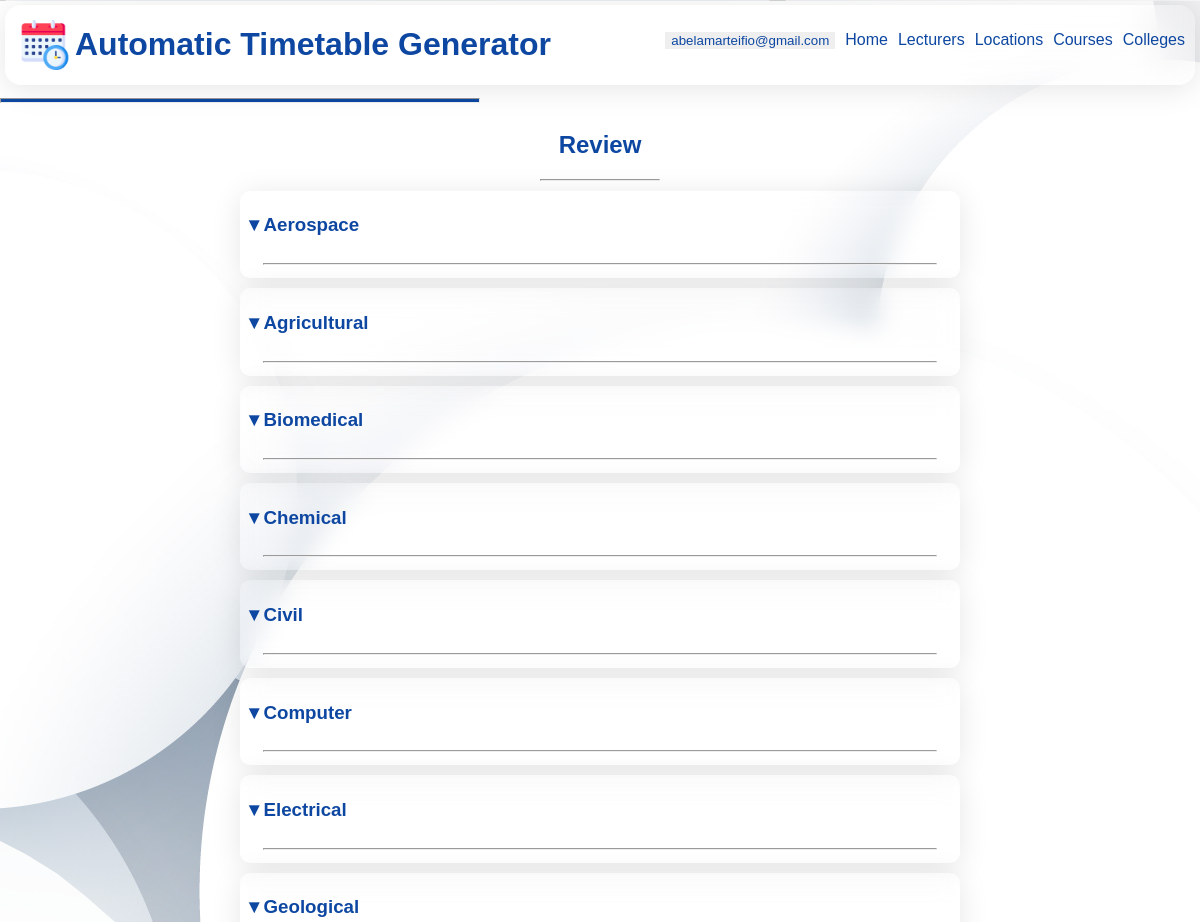
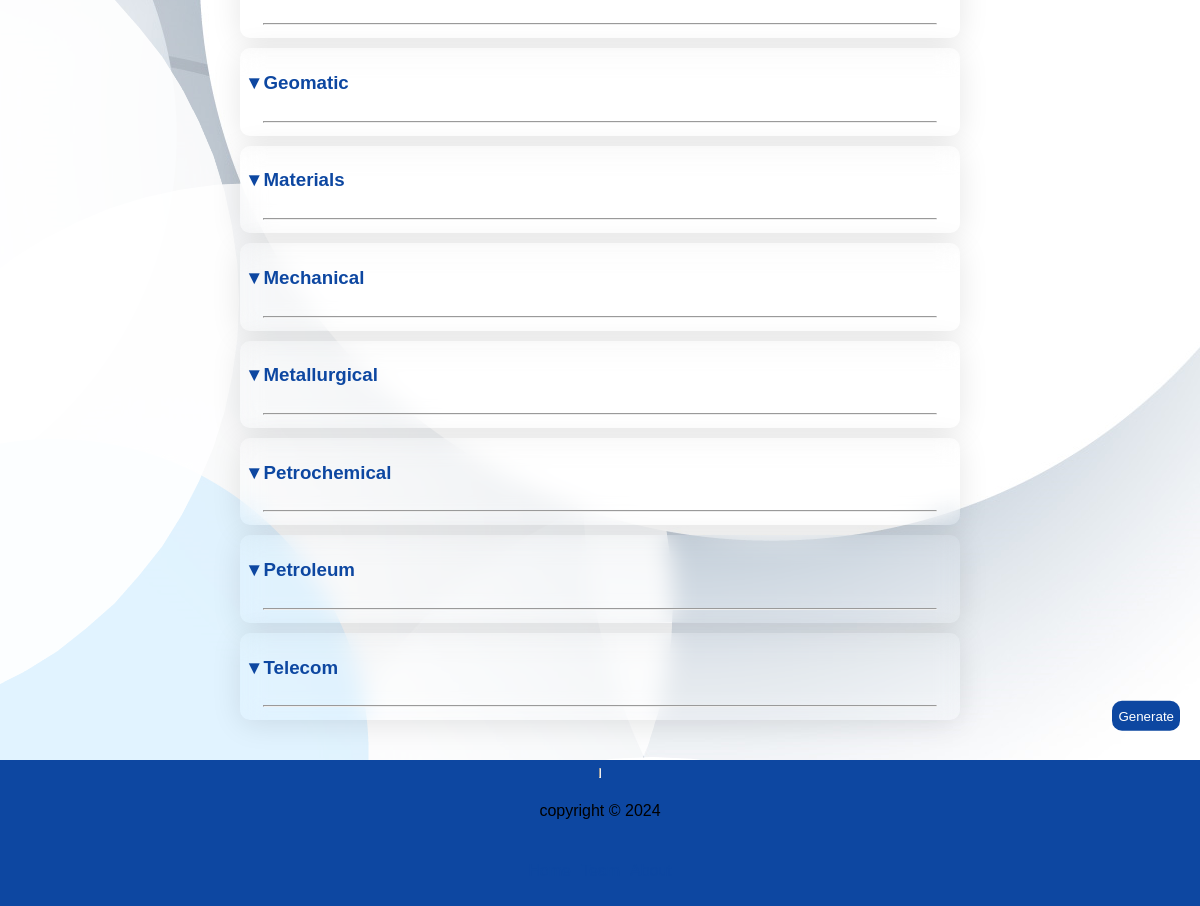
Page /abelamarteifio@gmail.com/select/1/viewselected on the committed database (2 pictures, top to bottom).
### webversion/models.py (models this page shows, shortened)
class UserAccount(models.Model):
    email = models.EmailField(null=True, max_length=255)
    password = models.CharField(max_length=255, null=True)

class Department(models.Model):
    name = models.CharField(max_length=255, null=True)
    code = models.CharField(max_length=50, null=True)
    college_main = models.ForeignKey("College", on_delete=models.CASCADE, related_name="department_college", null=True)
    college = models.CharField(max_length=255, null=True)
    max_yg = models.PositiveSmallIntegerField(default=4, null=True)
    creator = models.ForeignKey(UserAccount, on_delete=models.CASCADE, related_name="department_creator", null=True)
    limited = models.BooleanField(null=True)

### webversion/views.py (the view)
# urls.py: path("<str:email>/select/<int:college_id>/viewselected", views.viewSelected, name="viewSelected"),
def viewSelected(request, college_id, email):
    user_id = UserAccount.objects.get(email=email).id
    template = loader.get_template("vscourses.html")
    courses = Course.objects.filter(creator_id=user_id)
    departments = Department.objects.filter(college_main_id=college_id)
    year_groups = [i for i in range(1,20+1)]
    temp_list =[]
    for x in courses:
        if x.id in selected_courses:
            temp_list.append(x)
    print("temp list is : ", temp_list)
    context = {
        "y_gs": year_groups, "college":college_id, "departments": departments,
          "list":temp_list, "email":email
    }
    return HttpResponse(template.render(context, request))

### webversion/Templates/vscourses.html (shortened to what this page needs)
{% extends 'main.html' %}
{% block content %}
<div class="viewselected">
    <h2>review</h2>
    <hr width="10%">
    <div class="top">
       {% for department in departments %}
       <div class="big">
        <h3 onclick="dropDown()"><span class="drpsymbol">&#x25bc;</span>{{ department.name }}</h3>
        <hr width="95%">
       </div>
       {% endfor %}
    </div>
    <div class="bottom">
        <form>
            <button type="submit" id="generate" formmethod="post" formaction="{% url 'generate' email college %}">
                Generate
            </button>
        </form>
    </div>
</div>
{% endblock %}

### webversion/Templates/main.html (shortened to what this page needs)
{% load static %}
<!DOCTYPE html>
<html lang="en">
<head>
    <link rel="stylesheet" href="{% static 'style.css' %}">
</head>
<body id="main-body">
    <header id="header">
        <div class="subHead">
            <div class="logo">
                    <img src="{% static 'logo.png' %}" alt="logo" width="50px" height="50px"/>
                <h1>Automatic Timetable Generator</h1>
            </div>
            <nav class="TopNavBar">
                <ul>
                    {% if email %}
                    <li>
                        <button id="email1" type="button" onclick="uPanel()">
                            {{email}}
                        </button>
                    </li>
                    {% endif %}
                    <li>
                        <a href="/0">home</a>
                    </li>
                    {% if email %}
                    <li>
                        <a href="{% url 'alllecturers' email %}">lecturers</a>
                    </li>
                    <li>
                        <a href="{% url 'locations' email %}">locations</a>
                    </li>
                    {% if college < 100 %}
                    <li>
                        <a href="{% url 'viewSelected' email college %}">courses</a>
                    </li>
                    <li>
                        <a href="{% url 'colleges' email %}">colleges</a>
                    </li>
                {% endif %}
                {% endif %}
            </nav>
        </div>
        <hr>
    </header>
    <div class="body">
    {% block content %}
    {% endblock %}
    </div>
    <footer>
        <hr style="float: right; background-color: #0d47a1; height: 10px;">
        <p>copyright &copy; 2024</p>
        <div class="BottomNavBar">
            <ul>
                <li>
                    <a href="/">home</a>
                </li>
                <li>
                    <a href="">team</a>
                </li>
                <li>
                    <a href="">about</a>
                </li>
            </ul>
        </div>
    </footer>
</body>
</html>

### webversion/static/style.css (style rules this page uses)
* { box-sizing: border-box; font-family: Arial; max-width: 100%; text-decoration: none; list-style: none; }
h1, h2, h3,h4 { color: #0d47a1; }
body { display: flex; flex-direction: column; margin: 0; background-image: url('circles.png'); background-attachment: fixed; background-repeat: no-repeat; }
header { margin: 0; max-width: 100%; background-color: rgba(255, 255, 255, 0.1) ; width: 100%; color: #0d47a1; position: sticky; top: 0px; right: 0px; left: 0px; z-index: 999999999; }
header hr { width: 40%; float: left; background-color: #0d47a1; height: 5px; }
header .subHead { display: flex; flex-direction: row; justify-content: space-between; opacity: 100%; margin: 5px; border-radius: 10px; background: rgba(255, 255, 255, 0.01); border-radius: 16px; box-shadow: 0 4px 30px rgba(0, 0, 0, 0.1); -webkit-backdrop-filter: blur(20px); backdrop-filter: blur(20px); }
header .subHead .logo { width: 60%; display: inline-flex; align-items: center; padding-left: 10px; }
header .subHead .logo img { margin: 5px; padding-right: 0; }
header .subHead .logo h1 { margin-left: 0; float: left; }
header .subHead .TopNavBar ul { display: flex; flex-direction: row; align-items: center; padding: 5px; }
header .subHead .TopNavBar ul li { padding: 5px; }
#email1 { text-transform: lowercase; border: none; color: #0d47a1; }
.body { margin-top: 0px; min-height: 90vh; text-transform: capitalize; }
footer { display: flex; flex-direction: column; align-items: center; background: #0d47a1; }
footer .BottomNavBar ul { display: flex; flex-direction: row; padding: 5px; }
footer .BottomNavBar ul li { padding: 5px; }
header ul a, footer ul a { text-transform: capitalize; color: #0d47a1; }
.viewselected h2 { text-align: center; }
.viewselected .top { display: flex; flex-direction: column; width: 60%; margin: auto; gap: 10px; margin-top: 10px; }
.viewselected .top .big { display: flex; flex-direction: column; width: 1fr; background: rgba(0, 12, 255, 0); border-radius: 16px; box-shadow: 0 4px 30px rgba(0, 0, 0, 0.1); backdrop-filter: blur(11.6px); -webkit-backdrop-filter: blur(11.6px); border-radius: 10px; padding: 5px; }
.viewselected .bottom { position: sticky; bottom: 170px; right: 15px; float: right; }
.viewselected .bottom button { width: 130px; height: 30px; align-self: center; color: #0d47a1; background-color: #0d47a1; border-radius: 5px; border: none; margin-left: 20px; }
#create-account-btn, #createcoursebtn, #createcollegebtn, #generate, #editcoursebtn, #regenerate, #formLoader, #deptsbtn, #optionsbtn, #createlectbtn, #createdeptbtn, #getstartedbtn { background-color: #0d47a1; border: none; color: #fff; width: -moz-fit-content; width: fit-content; height: 30px; border-radius: 10px; margin: 5px; }

### rows in the picture
UserAccount: email "abelamarteifio@gmail.com"
Department: name "Aerospace"
Department: name "Agricultural"
Department: name "Biomedical"
Department: name "Chemical"
Department: name "Civil"
Department: name "Computer"
Department: name "Electrical"
Department: name "Geological"
Department: name "Geomatic"
Department: name "Materials"
Department: name "Mechanical"
Department: name "Metallurgical"
Department: name "Petrochemical"
Department: name "Petroleum"
Department: name "Telecom"
